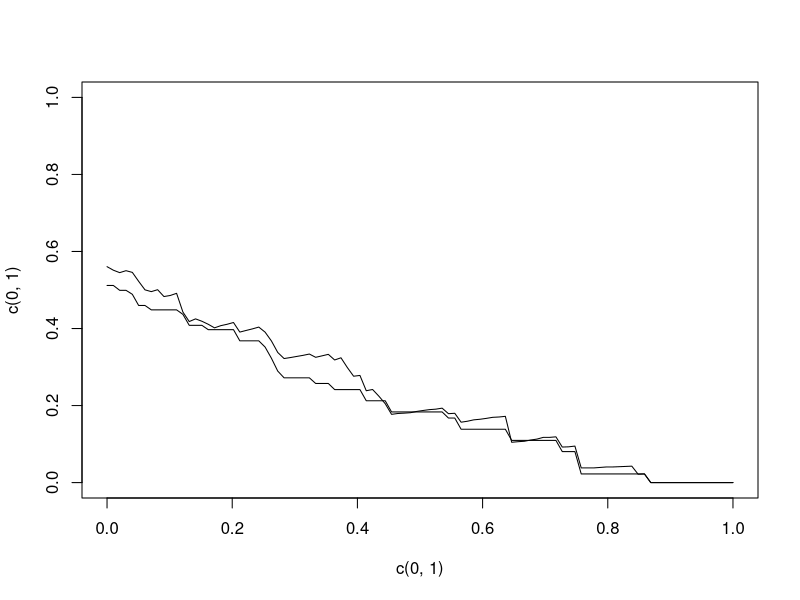

Generate this figure with R:
library(survival)

rm(list=ls())
# input: (x1, delta1, x2, delta2, tau)

dorsurvfun2=function(x1, delta1, x2, delta2, tau, n.t.grd=100)
{
n=length(x1)
x1=pmin(x1, tau)
delta1[x1==tau]=1
x2=pmin(x2, tau)
delta2[x2==tau]=1

fitc=survfit(Surv(x2, 1-delta2)~1)
time0=c(0, fitc$time)
surv0=c(1, fitc$surv)


t.grd=seq(0, tau, length=n.t.grd)
surv.grd=rep(NA, n.t.grd)
for(i in 1:n.t.grd)
{ t0=t.grd[i]
delta=(delta2+(1-delta2)*delta1)*(x2>x1+t0)     
tt=pmin(x2, x1+t0, tau)
prob=rep(NA, n)
for(ii in 1:n)
{prob[ii]=min(surv0[time0<=tt[ii]])}
surv.grd[i]=mean(delta/prob)
}

return(list(time=t.grd, surv=surv.grd))
}



dorsurvfun1=function(x1, delta1, x2, delta2, tau, n.t.grd=100)
{
  n=length(x1)
  x1=pmin(x1, tau)
  delta1[x1==tau]=1
  x2=pmin(x2, tau)
  delta2[x2==tau]=1
  
  fitc=survfit(Surv(x2, 1-delta2)~1)
  time0=c(0, fitc$time)
  surv0=c(1, fitc$surv)
  
  tt=x2
  prob=rep(NA, n)
  for(ii in 1:n)
      {prob[ii]=min(surv0[time0<=tt[ii]])}
  
  t.grd=seq(0, tau, length=n.t.grd)
  surv.grd=rep(NA, n.t.grd)
  for(i in 1:n.t.grd)
  { t0=t.grd[i]
    delta=delta2*(x2>x1+t0)     
    surv.grd[i]=mean(delta/prob)
  }
  
  return(list(time=t.grd, surv=surv.grd))
}


## example

n=100
c=runif(n, 0, 1.5)
t1=rexp(n)
t2=rexp(n)*1.5
t1[t1>t2]=t2
n.t.grd=100

tau=1
x1=pmin(t1, c)
delta1=1*(t1<c)
x2=pmin(t2, c)
delta2=1*(t2<c)

fit1=dorsurvfun1(x1, delta1, x2, delta2, tau, n.t.grd=100)
fit2=dorsurvfun2(x1, delta1, x2, delta2, tau, n.t.grd=100)

plot(c(0, 1), c(0, 1), type="n")
lines(fit1$time, fit1$surv)  
lines(fit2$time, fit2$surv)


